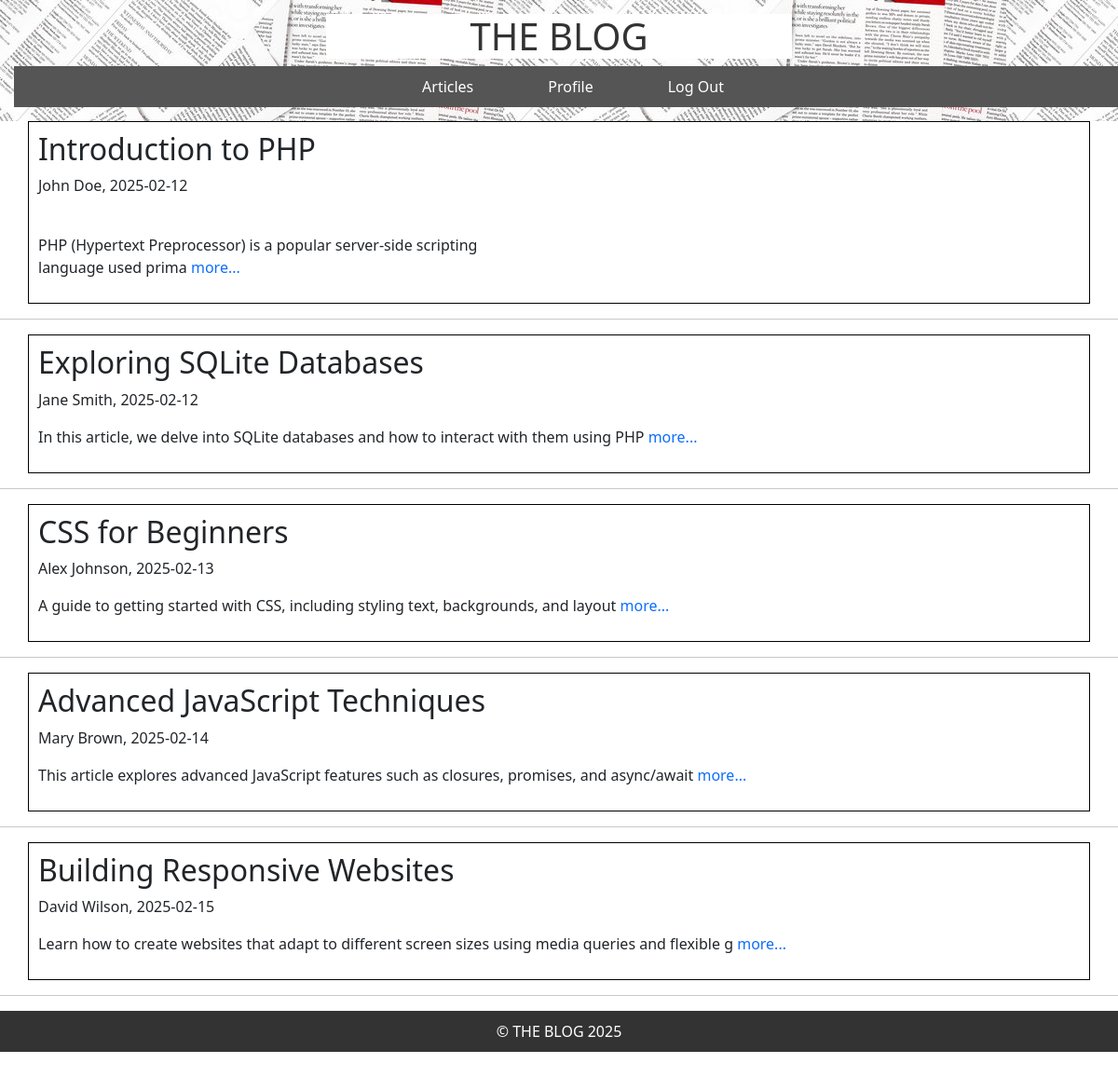
The app's page /admin/articles.php, older data.
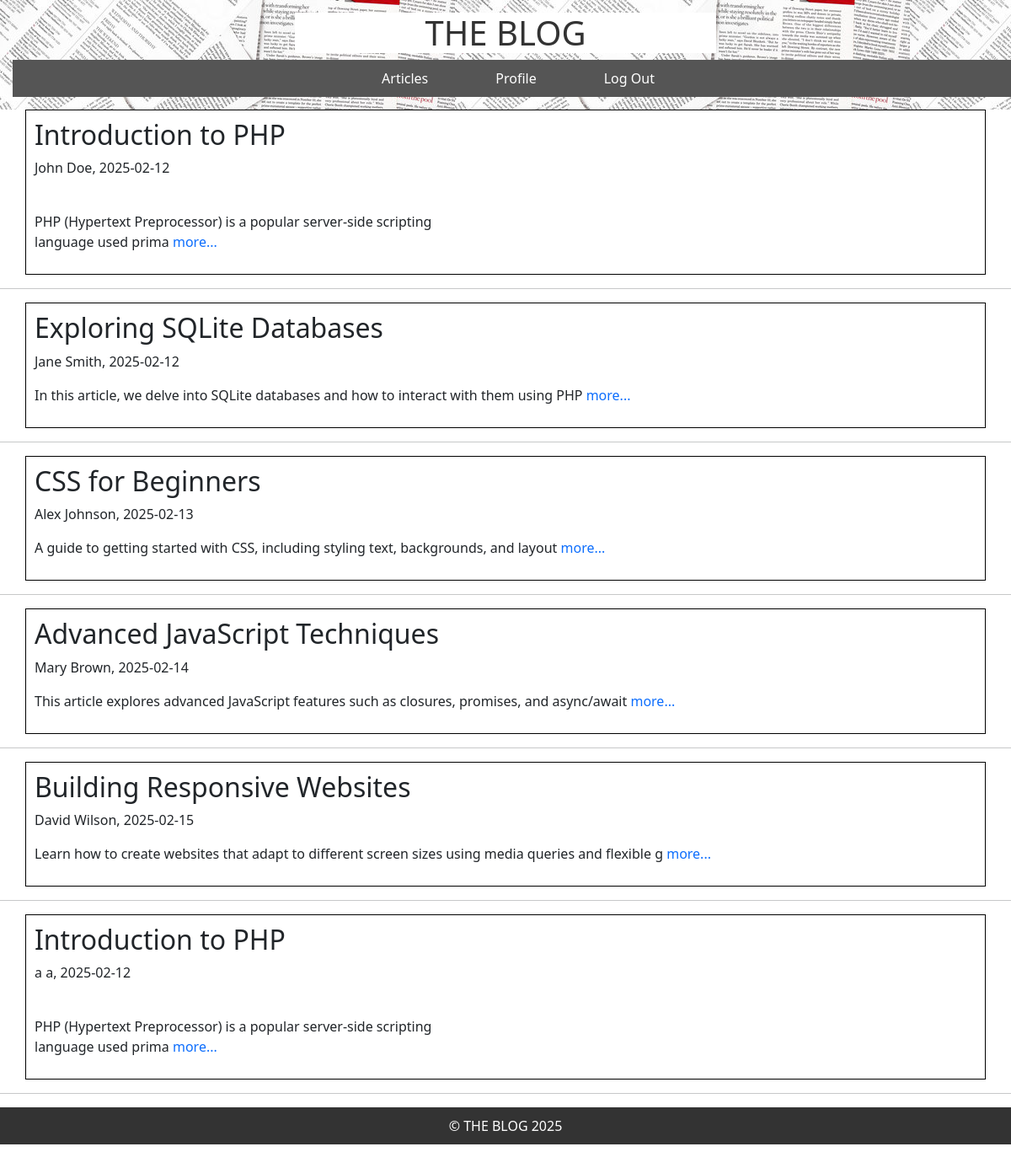
The same page, newer data.
### tables this page shows
CREATE TABLE Article
    (
        ArticleId Integer PRIMARY KEY,
        Title VARCHAR(255) NOT NULL,
        Body Text NOT NULL,
        CreateDate DATE NOT NULL,
        StartDate DATE NOT NULL,
        EndDate DATE NOT NULL,
        ContributorUsername VARCHAR(50) NOT NULL,
        FOREIGN KEY (ContributorUsername) REFERENCES Users(Username)
    );

### admin/articles.php (the view, shortened to what this page needs)
<?php
    include '../templates/header.php';
?>
<?php
$db = getDatabase();
$query = "SELECT ArticleId, Title, substr(Body, 1, 100) as Excerpt, CreateDate, ContributorUsername FROM Article";
$res = $db->query($query);
if ($res) {
    while ($article = $res->fetchArray(SQLITE3_ASSOC)) {
        echo "<div class='container'>";
        echo "<h2>" . htmlspecialchars($article['Title']) . "</h2>";
        echo "<p>" . htmlspecialchars($article['ContributorUsername']) . ", " . htmlspecialchars($article['CreateDate']) . "</p>";
        echo "<p>" . nl2br(htmlspecialchars($article['Excerpt']));
        echo "<a href='show_article.php?ArticleId={$article['ArticleId']}'> more...</a></p>";
        echo "</div><hr>";
    }
} else {
    echo "<p>No articles found.</p>";
}
?>
<?php
    include '../templates/footer.php';
?>

Row changes from the older to the newer data that the page shows:
added article: Title "Introduction to PHP", ContributorUsername "a a", CreateDate "2025-02-12", Excerpt "PHP (Hypertext Preprocessor) is a popular server-side scripting language used prima"
